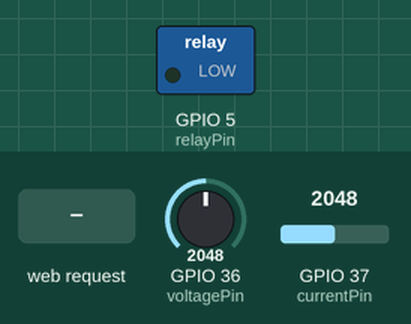
This sketch was run on a simulated ESP32. On the bench: switched loads named in the sketch (green lamp = pin HIGH). Inputs (shaded band) come from the test bench; at power-on: GPIO 36 (voltagePin) = 2048, GPIO 37 (currentPin) = 2048. WiFi joins after 1.5 s; servers stay silent unless stated; what the sketch prints to the serial monitor is not drawn.

Above: at 4.2 s.
4.3 s: HTTP request GET /on received
At 5.8 s:
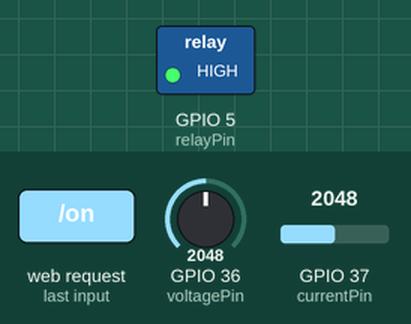
6.5 s: HTTP request GET /off received
At 7.4 s:
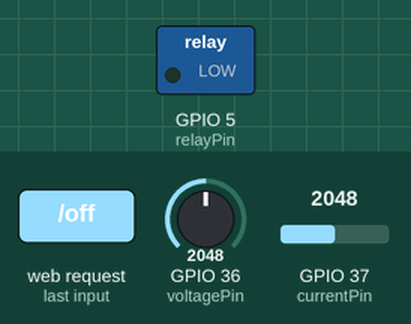
Timing chart, 0 to 9.5 s (numbered marks = the images above; inputs shaded):
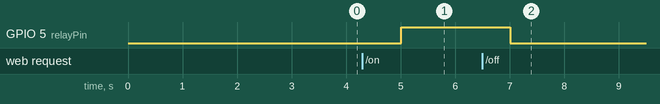

The sketch:

sketch_novfinal.ino
```cpp
#include <ESP_Mail_Client.h>


#include <dummy.h>

#include <WiFi.h>
#include <WebServer.h>
#define WIFI_SSID "OnePlus 8"
#define WIFI_PASSWORD "12345678"

#define SMTP_HOST "smtp.gmail.com"
#define SMTP_PORT 465

/* The sign in credentials */
#define AUTHOR_EMAIL "drmadhusudhan0@gmail.com"
#define AUTHOR_PASSWORD "jket ioia odvi ddxj"

/* Recipient's email*/
#define RECIPIENT_EMAIL "madhuroyal6363@gmail.com"

/* The SMTP Session object used for Email sending */
SMTPSession smtp;

/* Callback function to get the Email sending status */
void smtpCallback(SMTP_Status status);


const char *ssid = "OnePlus 8";
const char *password = "12345678";

const int voltagePin = A0; // Analog pin for voltage sensor
const int currentPin = A1; // Analog pin for current sensor
const int relayPin = 5;    // Digital pin for relay module

float voltage, current, power, energy = 0;

WebServer server(80);

void handleRoot() {
  String html = "<html><head><style>.button{ background-color:black;color:white;font-size:20px;border-radius:7px;}.Power{ font-size:30px;font-family:Times of roman;} .h11{ font-size:40px; font-style:Bold;}</style></head><body><center>";
  html += "<h1 class=\"h11\">Smart Energy Meter</h1>";
  html += "<p class=\"Power\">Power: " + String(power) + " Volt</p>";
  html += "<p class=\"Power\">Energy: " + String(energy) + " Wh</p>";
  html += "<p><a href=\"/off\"><button class=\"button\">Turn On</button></a></p> <p><a href=\"/on\"><button class=\"button\">Turn Off</button></a></p>";
  html += "</center></body></html>";
  server.send(200, "text/html", html);
}

void handleOn() {
  digitalWrite(relayPin, HIGH); // Turn on the bulb
  server.send(200, "text/plain", "OK");
}

void handleOff() {
  digitalWrite(relayPin, LOW); // Turn off the bulb
  server.send(200, "text/plain", "OK");
}

void setup() {
  Serial.begin(115200);

  pinMode(relayPin, OUTPUT);
  digitalWrite(relayPin, LOW); // Initialize relay off

  WiFi.begin(ssid, password);
  while (WiFi.status() != WL_CONNECTED) {
    delay(1000);
    Serial.println("Connecting to WiFi...");
  }
  Serial.println("Connected to WiFi");

  server.on("/", HTTP_GET, handleRoot);
  server.on("/on", HTTP_GET, handleOn);
  server.on("/off", HTTP_GET, handleOff);

  Serial.println("");
  Serial.println("WiFi connected.");
  Serial.println("IP address: ");
  Serial.println(WiFi.localIP());

  server.begin();
  {
Serial.begin(115200);
Serial.println();
Serial.print("Connecting to AP");
WiFi.begin(WIFI_SSID, WIFI_PASSWORD);
while (WiFi.status() != WL_CONNECTED){
Serial.print(".");
delay(200);
}
Serial.println("");
Serial.println("WiFi connected.");
Serial.println("IP address: ");
Serial.println(WiFi.localIP());
Serial.println();

/** Enable the debug via Serial port
* none debug or 0
* basic debug or 1
*/
smtp.debug(1);

/* Set the callback function to get the sending results */
smtp.callback(smtpCallback);

/* Declare the session config data */
ESP_Mail_Session session;

/* Set the session config */
session.server.host_name = SMTP_HOST;
session.server.port = SMTP_PORT;
session.login.email = AUTHOR_EMAIL;
session.login.password = AUTHOR_PASSWORD;
session.login.user_domain = "www.gmail.com";

/* Declare the message class */
SMTP_Message message;

/* Set the message headers */
message.sender.name = "ESP";
message.sender.email = AUTHOR_EMAIL;
message.subject = "Smart Energy Meter";
message.addRecipient("", RECIPIENT_EMAIL);

/*Send HTML message*/
String htmlMsg = "<div style=\"color:#2f4468;\"><h1>Alert! Blub Turned on</h1><p>- Sent from ESP board</p></div>";
message.html.content = htmlMsg.c_str();
message.html.content = htmlMsg.c_str();
message.text.charSet = "us-ascii";
message.html.transfer_encoding = Content_Transfer_Encoding::enc_7bit;

/*
//Send raw text message
String textMsg = "Welcome! To Skill Lync - Sent from ESP board";
message.text.content = textMsg.c_str();
message.text.charSet = "us-ascii";
message.text.transfer_encoding = Content_Transfer_Encoding::enc_7bit;

message.priority = esp_mail_smtp_priority::esp_mail_smtp_priority_low;
message.response.notify = esp_mail_smtp_notify_success | esp_mail_smtp_notify_failure | esp_mail_smtp_notify_delay;*/

/* Set the custom message header */
//message.addHeader("Message-ID: <abcde.fghij@gmail.com>");

/* Connect to server with the session config */
if (!smtp.connect(&session))
return;

/* Start sending Email and close the session */
if (!MailClient.sendMail(&smtp, &message))
Serial.println("Error sending Email, " + smtp.errorReason());
}
}

void loop() {
  // Read voltage and current values and calculate power and energy
  voltage = analogRead(voltagePin) * (5.0 / 1023.0);
  current = analogRead(currentPin) * (5.0 / 1023.0);
  power = voltage * current;
  energy += power * 0.001; // Increment energy consumption (assuming loop runs every second)

  server.handleClient();
  delay(1000);
}
/* Callback function to get the Email sending status */
void smtpCallback(SMTP_Status status){
/* Print the current status */
Serial.println(status.info());

/* Print the sending result */
if (status.success()){
Serial.println("----------------");
ESP_MAIL_PRINTF("Message sent success: %d\n", status.completedCount());
ESP_MAIL_PRINTF("Message sent failled: %d\n", status.failedCount());
Serial.println("----------------\n");
struct tm dt;

for (size_t i = 0; i < smtp.sendingResult.size(); i++){
/* Get the result item */
SMTP_Result result = smtp.sendingResult.getItem(i);
time_t ts = (time_t)result.timestamp;
localtime_r(&ts, &dt);

ESP_MAIL_PRINTF("Message No: %d\n", i + 1);
ESP_MAIL_PRINTF("Status: %s\n", result.completed ? "success" : "failed");
ESP_MAIL_PRINTF("Date/Time: %d/%d/%d %d:%d:%d\n", dt.tm_year + 1900, dt.tm_mon + 1, dt.tm_mday, dt.tm_hour, dt.tm_min, dt.tm_sec);
ESP_MAIL_PRINTF("Recipient: %s\n", result.recipients.c_str());
ESP_MAIL_PRINTF("Subject: %s\n", result.subject.c_str());
}
Serial.println("----------------\n");
}
}
```

Measured:
- after the input at 4.3 s, GPIO 5 (relayPin): LOW → HIGH after 0.71 s
- after the input at 6.5 s, GPIO 5 (relayPin): HIGH → LOW after 0.51 s
